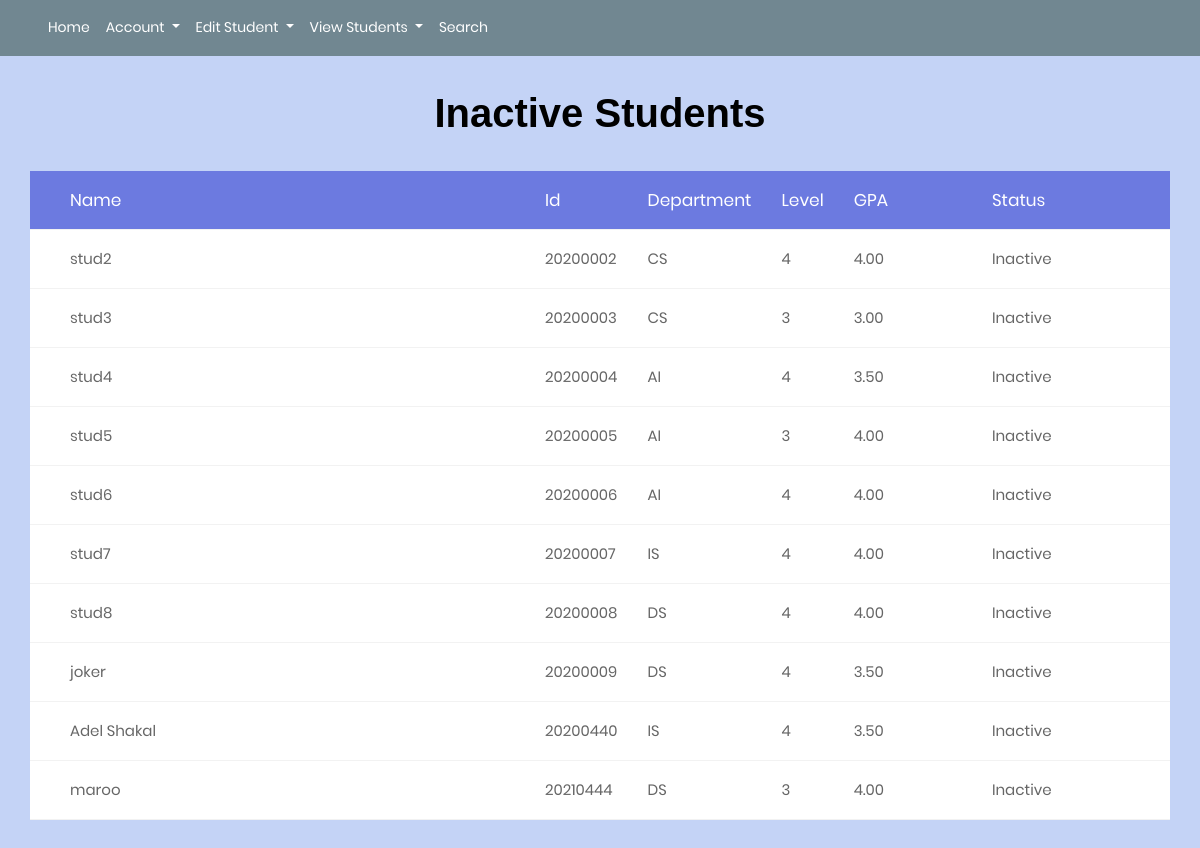
The app's page /inactive with its own data.
### Studentaffairsapp/models.py (models this page shows, shortened)
class studentdataa(models.Model):
    id = models.CharField(max_length=8,unique=True,null=False,primary_key=True)
    nationalnum = models.CharField(max_length=14,null=False,unique=True)
    name= models.CharField(max_length=50,null=False)
    dateofbirth=models.DateField()
    phone=models.CharField(max_length=15,null=False,unique=True)
    email=models.CharField(max_length=30,null=False,unique=True)
    gpa=models.DecimalField(max_digits=3,decimal_places=2)
    level=models.CharField(max_length=2,null=False)
    department=models.CharField(max_length=3)
    status=models.CharField(max_length=10,null=False)
    gender=models.CharField(max_length=15,null=False)
    class Meta:
        db_table = "StudentsData"

### Studentaffairsapp/views.py (the view)
# urls.py: path('inactive',views.inactive,name='inactivepath'),
def inactive(request):
    if activeuser.objects.filter(status='active').exists():
        INACTstuds = studentdataa.objects.filter(status='Inactive').order_by('id')
        template = loader.get_template('inactive.html')
        context = {
            'inactstud': INACTstuds
        }
        return HttpResponse(template.render(context, request))
    messages.error(request,"Sorry you must login first")
    return redirect('../loginpage')

### Studentaffairsapp/templates/StudentAffairs/inactive.html (shortened to what this page needs)
{% extends 'base.html' %}
{% load static %}
{% block content %}
<!DOCTYPE html>
<html lang="en">
<head>
    <link rel="stylesheet" href="{% static 'styles/CSSstyle_deletestudent.css' %}">
    <link rel="stylesheet" href="{% static 'styles/CSSstyle_active.css' %}">
</head>
<body>
    <div class="limiter">
        <div class="container-table100">
            <center>
                <h1 style="color: black; " class="m-b-30"><b>Inactive Students</b></h1>
            </center>
                    <div style='width:100%'>
                        <div class="table">
                            <div class="row header" id="myheader">
                                <div class="cell col-10">Name</div>
                                <div class="cell col-auto">Id</div>
                                <div class="cell col-auto">Department</div>
                                <div class="cell col-auto">Level</div>
                                <div class="cell col-auto">GPA</div>
                                <div class="cell col-auto">Status</div>
                            </div>
                            {% for x in inactstud %}
                            <div class="row" id="del' + id + '" >
                                <div class="cell col-10">{{x.name}}</div>
                                <div class="cell col-auto">{{x.id}}</div>
                                <div class="cell col-auto">{{x.department}}</div>
                                <div class="cell col-auto">{{x.level}}</div>
                                <div class="cell col-auto">{{x.gpa}}</div>
                                <div class="cell col-auto">{{x.status}}</div>
                            </div>
                            {% endfor %}
                        </div>
                    </div>
        </div>
    </div>
</body>
</html>
{% endblock content %}

### Studentaffairsapp/static/styles/login/main.css (style rules this page uses)
* { margin: 0px; padding: 0px; box-sizing: border-box; }
body, html { height: 100%; font-family: Poppins-Regular, sans-serif; }
h1, h2, h3, h4, h5, h6 { margin: 0px; }
.limiter { width: 100%; margin: 0 auto; }

### Studentaffairsapp/static/show/main.css (style rules this page uses)
* { margin: 0px; padding: 0px; box-sizing: border-box; }
body, html { height: 100%; font-family: sans-serif; }
h1, h2, h3, h4, h5, h6 { margin: 0px; }
.limiter { width: 100%; margin: 0 auto; }
.container-table100 { width: 100%; min-height: 100vh; background: #c4d3f6; display: -webkit-box; display: -webkit-flex; display: -moz-box; display: -ms-flexbox; display: flex; align-items: center; justify-content: center; flex-wrap: wrap; padding: 33px 30px; }
.table { max-width: 100%; display: table; margin: 0; }
.row { display: table-row; background: #fff; }
.row.header { color: #ffffff; background: #6c7ae0; }
.cell { display: table-cell; }
.row .cell { font-family: Poppins-Regular; font-size: 15px; color: #666666; line-height: 1.2; font-weight: unset !important; padding-top: 20px; padding-bottom: 20px; border-bottom: 1px solid #f2f2f2; }
.row.header .cell { font-family: Poppins-Regular; font-size: 17px; color: #fff; line-height: 1.2; font-weight: unset !important; padding-top: 19px; padding-bottom: 19px; }
.row .cell:nth-child(1) { width: 500px; padding-left: 40px; }
.row .cell:nth-child(2) { width: 20; }
.row .cell:nth-child(3) { width: 20px; }
.row .cell:nth-child(4) { width: 20px; }
.table, .row { width: 100% !important; }

### Studentaffairsapp/static/styles/CSSstyle_deletestudent.css (style rules this page uses)
#myheader { background: #6c7ae0; }

### Studentaffairsapp/static/styles/CSSstyle_active.css (style rules this page uses)
#myheader { background: #6c7ae0; }

### records on screen
studentdataa: name "stud2", id "20200002", department "CS", level "4", gpa "4.00", status "Inactive"
studentdataa: name "stud3", id "20200003", department "CS", level "3", gpa "3.00", status "Inactive"
studentdataa: name "stud4", id "20200004", department "AI", level "4", gpa "3.50", status "Inactive"
studentdataa: name "stud5", id "20200005", department "AI", level "3", gpa "4.00", status "Inactive"
studentdataa: name "stud6", id "20200006", department "AI", level "4", gpa "4.00", status "Inactive"
studentdataa: name "stud7", id "20200007", department "IS", level "4", gpa "4.00", status "Inactive"
studentdataa: name "stud8", id "20200008", department "DS", level "4", gpa "4.00", status "Inactive"
studentdataa: name "joker", id "20200009", department "DS", level "4", gpa "3.50", status "Inactive"
studentdataa: name "Adel Shakal", id "20200440", department "IS", level "4", gpa "3.50", status "Inactive"
studentdataa: name "maroo", id "20210444", department "DS", level "3", gpa "4.00", status "Inactive"
